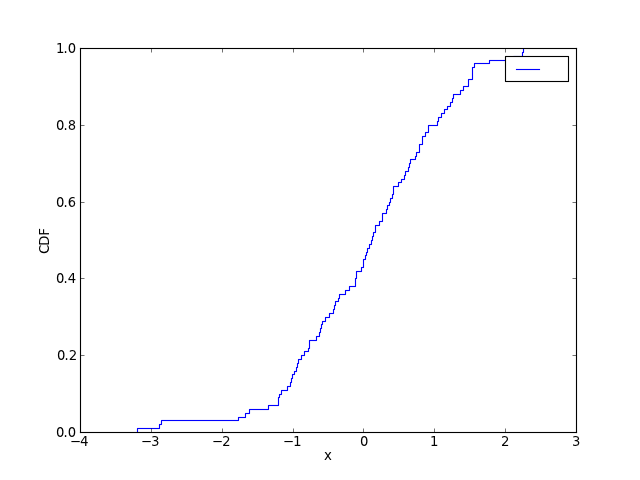

Generate this figure with Python:
from matplotlib.pyplot import * 
import pylayers.util.pyutil as pyu
from scipy import *
import matplotlib.pylab as plt
x = randn(100)
pyu.cdf(x)
plt.show()
